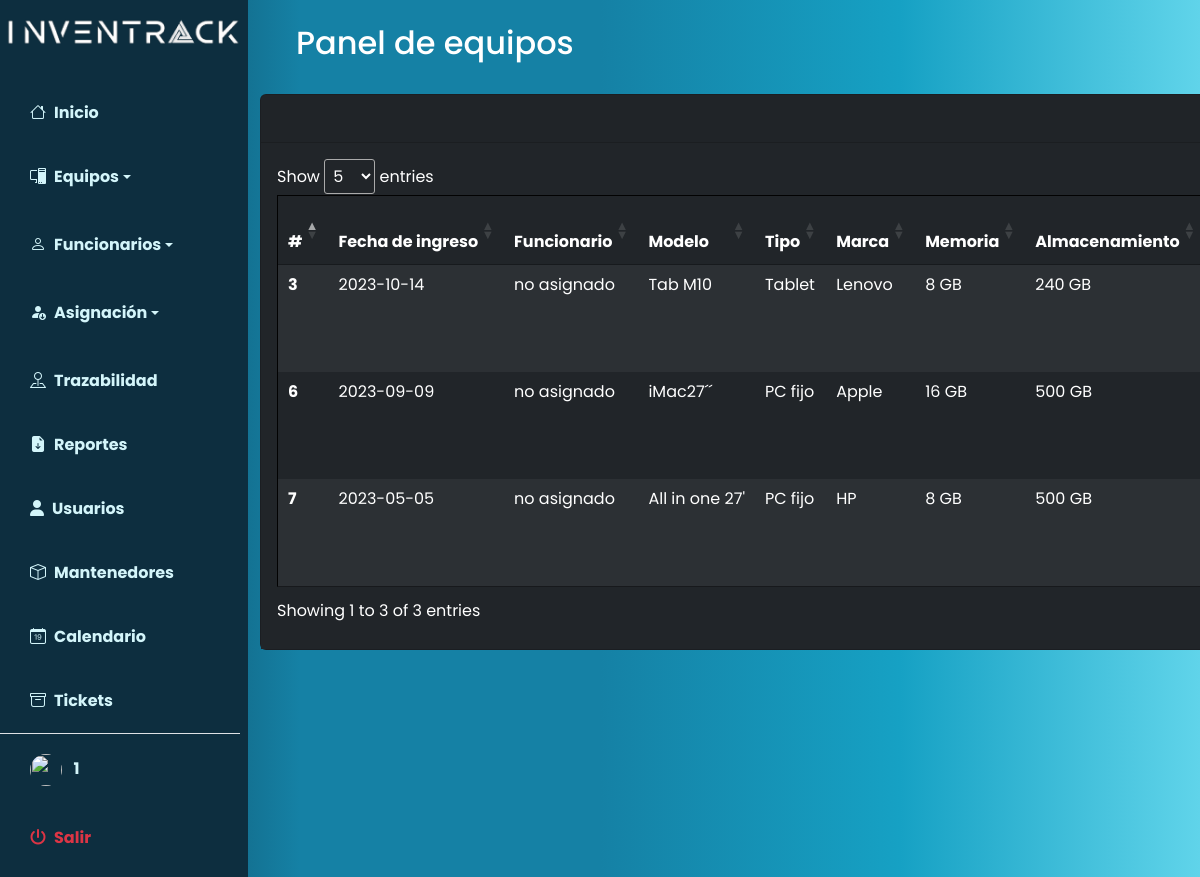
Page /index.php?p=equipos/equiposPanel (signed in) on the committed database.
### tables this page shows
CREATE TABLE `equipos` (
  `id` int(10) NOT NULL,
  `fechaIngreso` date DEFAULT NULL,
  `modelo` varchar(50) NOT NULL,
  `tipo_id` int(50) NOT NULL,
  `marca_id` int(10) NOT NULL,
  `memoria_id` int(10) NOT NULL,
  `almacenamiento_id` int(10) NOT NULL,
  `tipoAlmacenamiento_id` int(10) NOT NULL,
  `funcionario_id` int(10) NOT NULL,
  `formaIngreso_id` int(10) NOT NULL,
  `fechaMantencion` date DEFAULT NULL,
  `costo` int(50) NOT NULL
);

CREATE TABLE `funcionarios` (
  `id` int(10) NOT NULL,
  `nombre` varchar(50) NOT NULL,
  `apellido` varchar(50) NOT NULL,
  `email` varchar(50) NOT NULL,
  `establecimiento_id` int(10) NOT NULL,
  `departamento_id` int(10) NOT NULL
);

CREATE TABLE `tipo` (
  `id` int(10) NOT NULL,
  `tipo` varchar(50) NOT NULL
);

CREATE TABLE `marcas` (
  `id` int(10) NOT NULL,
  `marca` varchar(50) NOT NULL
);

CREATE TABLE `memorias` (
  `id` int(10) NOT NULL,
  `memoria` varchar(50) NOT NULL
);

CREATE TABLE `almacenamientos` (
  `id` int(10) NOT NULL,
  `almacenamiento` varchar(50) NOT NULL
);

### index.php (called while the page is built, shortened)
<?php
$pagina = isset($_GET['p']) ? strtolower($_GET['p']) : 'home';
require_once 'includes/header.php';
require_once 'pages/' . $pagina . '.php';
require_once 'includes/footer.php';
?>

### pages/equipos/equiposPanel.php (the view, shortened to what this page needs)
<?php ob_start();
include("database/auth.php");
$query = "SELECT equipos.*, funcionarios.nombre AS funcionario, tipo.tipo AS nombreOpcion, marcas.marca AS marcas, memorias.memoria AS memorias, almacenamientos.almacenamiento AS almacenamientos, tipoAlmacenamientos.tipoAlmacenamiento AS tipoAlmacenamientos, formaIngresos.formaIngreso AS formaIngresos
FROM equipos
LEFT JOIN funcionarios ON equipos.funcionario_id = funcionarios.id
LEFT JOIN tipo ON equipos.tipo_id = tipo.id
LEFT JOIN marcas ON equipos.marca_id = marcas.id
LEFT JOIN memorias ON equipos.memoria_id = memorias.id
LEFT JOIN almacenamientos ON equipos.almacenamiento_id = almacenamientos.id
LEFT JOIN tipoAlmacenamientos ON equipos.tipoAlmacenamiento_id = tipoAlmacenamientos.id
LEFT JOIN formaIngresos ON equipos.formaIngreso_id = formaIngresos.id
WHERE funcionarios.nombre = 'no asignado'
;
";
$result = mysqli_query($connection, $query);
?>
<nav class="navbar navbar-expand-lg navbar-light bg-transparent py-4 px-4">
                    <h2 class="fs-2 mx-4 text-white">Panel de equipos</h2>
            </nav>
<main class="container-xxl" id="aaaa">
    <div class="row" id="contenedortabla">
        <div class="col-12">
    <div class="card text-bg-dark ">
        <div class="card-header">
            <div class="d-flex justify-content-between align-items-center">
            </div>
        </div>
        <div class="card-body table-responsive text-bg-dark"  id="bbbb">
            <table style="border: 1; cellpadding: 10;" class="table table-hover table-dark table-striped tableAux dataTables table-borderless" id="tablaEquipos" >
                <thead class="">
                    <tr>
                        <th scope="col">#</th>
                        <th scope="col">Fecha de ingreso</th>
                        <th scope="col">Funcionario</th>
                        <th scope="col">Modelo</th>
                        <th scope="col">Tipo</th>
                        <th scope="col">Marca</th>
                        <th scope="col">Memoria</th>
                        <th scope="col">Almacenamiento</th>
                    </tr>
                </thead>
                <tbody>
                    <?php while ($fila = mysqli_fetch_array($result)) : ?>
                        <tr>
                            <th scope="row"><?= $fila['id'] ?></th>
                            <td><?= $fila['fechaIngreso'] ?></td>
                            <td><?=$fila['funcionario'] ?></td>
                            <td><?= $fila['modelo'] ?></td>
                            <td><?=$fila['nombreOpcion'] ?></td>
                            <td><?=$fila['marcas'] ?></td>
                            <td><?=$fila['memorias'] ?> GB</td>
                            <td><?=$fila['almacenamientos'] ?> GB</td>
                        </tr>
                    <?php endwhile; ?>
                </tbody>
            </table>
        </div>
    </div>
    </div>
    </div>
</main>

### includes/estilos.css (style rules this page uses)
:root { --main-bg-color: #ffda07; --main-text-color: #eee8e8; --second-text-color: #d3f5fa; --second-bg-color: #7fa897; }
#contenedortabla { position: relative; width: max-content; }
.tableAux { width: 595pt; border: 1px solid #000000ee; }

### includes/header.php (style rules this page uses)
body { font-family: 'Poppins', sans-serif; }

### rows in the picture
equipos: id "3", fechaIngreso "2023-10-14", funcionario.nombre "no asignado", modelo "Tab M10", tipo.tipo "Tablet", marca.marca "Lenovo", memoria.memoria "8", almacenamiento.almacenamiento "240"
equipos: id "6", fechaIngreso "2023-09-09", funcionario.nombre "no asignado", modelo "iMac27´´", tipo.tipo "PC fijo", marca.marca "Apple", memoria.memoria "16", almacenamiento.almacenamiento "500"
equipos: id "7", fechaIngreso "2023-05-05", funcionario.nombre "no asignado", modelo "All in one 27'", tipo.tipo "PC fijo", marca.marca "HP", memoria.memoria "8", almacenamiento.almacenamiento "500"

### other values in the picture
$_SESSION['username'] "1"
